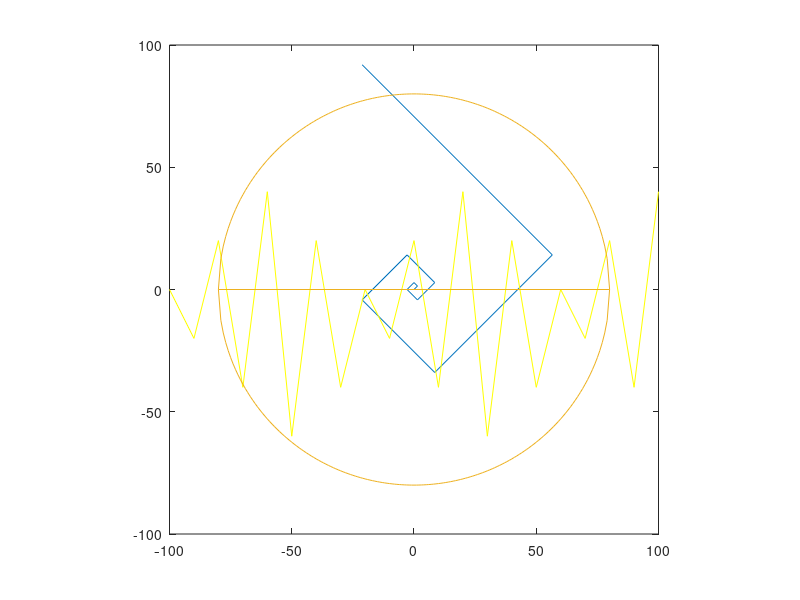

MATLAB code for this plot:
clc,clear;
curse=[0,1];
for i=3:11 %fibonacci
    curse(i)=curse(i-1)+curse(i-2);
end
curse(2,1)=0; %x fibonacci
curse(3,1)=0; %y fibonacci
for i=2:11
    c=sqrt(2)*curse(1,i);
    if mod(i,4)==1 || mod(i,4)==2
        curse(2,i)=curse(2,i-1)+c;
    else
      curse(2,i)=curse(2,i-1)-c;
    end
    if mod(i,4)==2 || mod(i,4)==3
        curse(3,i)=curse(3,i-1)+c;
    else
      curse(3,i)=curse(3,i-1)-c;
    end
end
curse(4,1:21)=-100:10:100; %x zig zag
curse(5,:)=[0:5,4:-1:1,2:5,4:-1:1,2:4]*20;
curse(6,1)=0;
for i=2:21
curse(6,i)=curse(6,i-1)+((-1)^mod(i-1,2))*curse(5,i); %y zig zag
end
curse(7,1:322)=[-80:80,-80:80]; %x circle
for i=1:181
curse(8,i)=sqrt(80^2-curse(7,i)^2); %y circle
end
curse(8,162:322)=curse(8,1:161)*(-1); %y circle

figure
plot(curse(2,1:11),curse(3,1:11))
hold on
plot(curse(4,1:21),curse(6,1:21),'Color','y')
plot(curse(7,:),curse(8,:))
axis equal;
xlim([-100,100])
ylim([-100,100])
